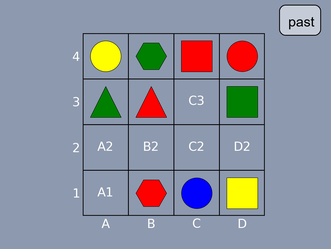
#> input picture Source/Visualize/2_past.png, 331 x 249 px, shrunk from 1200 x 900 before the run
$ python compile_panorama_img.py
#> lines starting #> are read from the running program, lines starting #| are printed output that depends on the picture
from PIL import Image

from visualization_utilities import add_action_text, add_background_to_transparent_images, load_params_from_json

def create_panorama_image(init_state_image_path, result_state_image_path, goal_state_image_path, output_path, white_bar_width=10, color_codes=None):
    """
    Create a panorama image by combining three images (initial state, result state, goal state)
    side by side with white bars in between.

    Args:
        init_state_image_path (str): Path to the initial state image.
        result_state_image_path (str): Path to the result state image.
        goal_state_image_path (str): Path to the goal state image.
        output_path (str): Path to save the combined panorama image.
        white_bar_width (int, optional): Width of the white bar separating images. Defaults to 10.
        color_codes (dict, optional): Dictionary containing RGB colors and text for annotations.
                                      Example format:
                                      {
                                          'start': {'rgb': (255, 255, 255), 'type': 'Start'},
                                          'last': {'rgb': (200, 200, 200), 'type': 'Last'},
                                          'goal_1': {'rgb': (150, 150, 150), 'type': 'Goal'}
                                      }
    """
    # Ensure color codes are provided
    if color_codes is None:
        color_codes = {
            'start': {'rgb': (255, 255, 255), 'type': 'Start'},
            'last': {'rgb': (200, 200, 200), 'type': 'Last'},
            'goal_1': {'rgb': (150, 150, 150), 'type': 'Goal'}
        }

    # Load and annotate images
    def prepare_image(image_path, annotation):
#> called with image_path = '2_past.png', annotation = 'start'
        return Image.open(image_path)
#> returned value is the input picture: PIL image 331x249 RGBA; mean R, G, B, A 140.2, 145.5, 158, 255

    init_image = prepare_image(init_state_image_path, 'start')
    result_image = prepare_image(result_state_image_path, 'last')
#> call 2 of prepare_image, with image_path = '2_current.png', annotation = 'last'
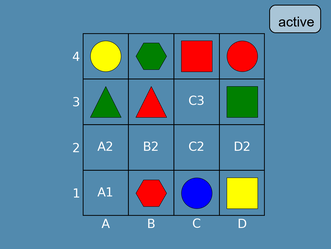
#> input picture Source/Visualize/2_current.png, 331 x 249 px, shrunk from 1200 x 900 before the run
#> in prepare_image, returned value is the input picture: PIL image 331x249 RGBA; mean R, G, B, A 88.6, 132.4, 158, 255
    goal_image = prepare_image(goal_state_image_path, 'goal_1')
#> call 3 of prepare_image, with image_path = '2_goal.png', annotation = 'goal_1'
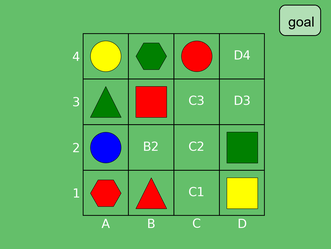
#> input picture Source/Visualize/2_goal.png, 331 x 249 px, shrunk from 1200 x 900 before the run
#> in prepare_image, returned value is the input picture: PIL image 331x249 RGBA; mean R, G, B, A 104.2, 178.9, 98.3, 255

    # Calculate combined dimensions
    combined_width = init_image.width + result_image.width + goal_image.width + 2 * white_bar_width
#> combined_width = 1013
    combined_height = max(init_image.height, result_image.height, goal_image.height)
#> combined_height = 249
    combined_frame = Image.new("RGBA", (combined_width, combined_height), (255, 255, 255, 255))
#> combined_frame: PIL image 1013x249 RGBA; every value is 255

    # Paste images side by side with white bars separating them
    combined_frame.paste(init_image, (0, 0))
    combined_frame.paste(result_image, (init_image.width + white_bar_width, 0))
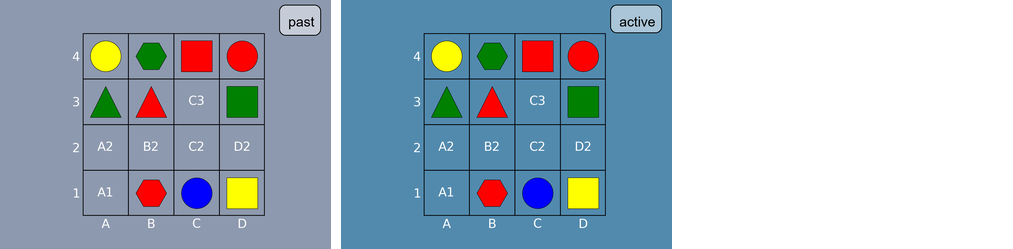
#> combined_frame: PIL image 1013x249 RGBA; mean R, G, B, A 163.1, 179.2, 191.6, 255
    combined_frame.paste(goal_image, (init_image.width + result_image.width + 2 * white_bar_width, 0))

    # Save the combined image
    combined_frame.save(output_path)
    print(f"Panorama image saved at: {output_path}")


from PIL import Image

def create_vertical_stack(image1_path, image2_path, output_path, white_bar_height=10):
    """
    Create a vertical stack of two images with a white bar separating them.

    Args:
        image1_path (str): Path to the first image (top image).
        image2_path (str): Path to the second image (bottom image).
        output_path (str): Path to save the combined vertical image.
        white_bar_height (int, optional): Height of the white bar separating images. Defaults to 10.
    """
#> called with image1_path = 'panorama_states_3D.png', image2_path = 'panorama_states_2D.png', output_path = 'vertical_stack.png', white_bar_height = 10
    # Load images
    image1 = Image.open(image1_path)
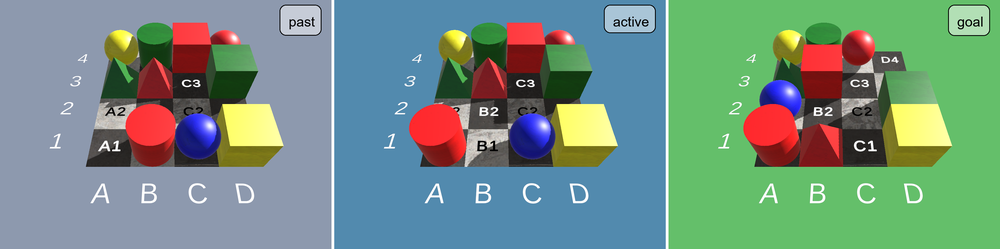
#> input picture Source/Visualize/panorama_states_3D.png, 1000 x 249 px, shrunk from 3620 x 900 before the run
#> image1 is the input picture: PIL image 1000x249 RGBA; mean R, G, B, A 115.5, 144.1, 130.8, 255
    image2 = Image.open(image2_path)
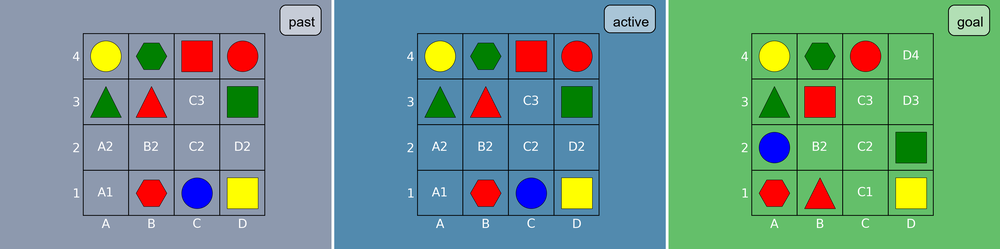
#> input picture Source/Visualize/panorama_states_2D.png, 1000 x 249 px, shrunk from 3620 x 900 before the run
#> image2 is the input picture: PIL image 1000x249 RGBA; mean R, G, B, A 111.8, 152.8, 138.8, 255

    # Calculate combined dimensions
    combined_width = max(image1.width, image2.width)
#> combined_width = 1000
    combined_height = image1.height + image2.height + white_bar_height
#> combined_height = 508

    # Create a blank canvas with a white background
    combined_frame = Image.new("RGBA", (combined_width, combined_height), (255, 255, 255, 255))
#> combined_frame: PIL image 1000x508 RGBA; every value is 255

    # Paste the first image at the top
    combined_frame.paste(image1, (0, 0))
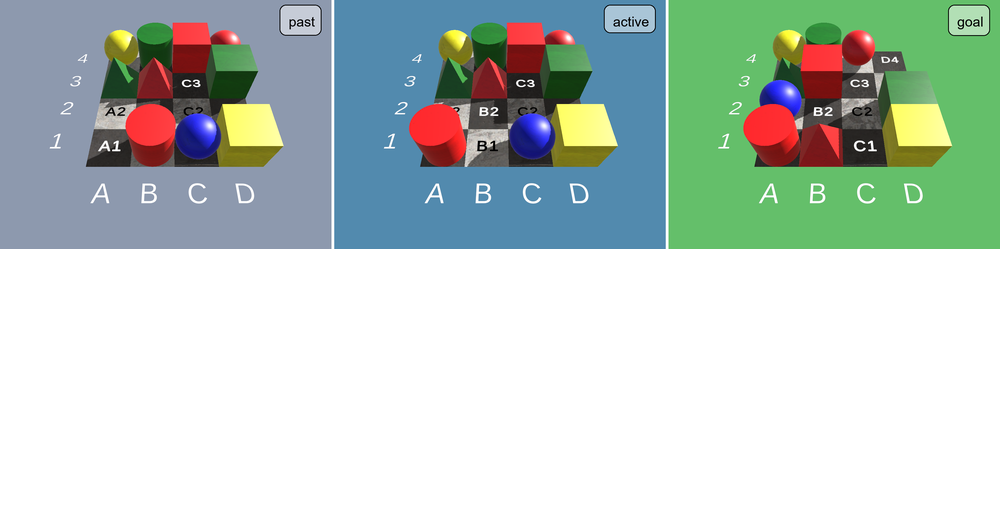
#> combined_frame: PIL image 1000x508 RGBA; mean R, G, B, A 186.6, 200.6, 194.1, 255

    # Paste the second image at the bottom, separated by the white bar
    combined_frame.paste(image2, (0, image1.height + white_bar_height))
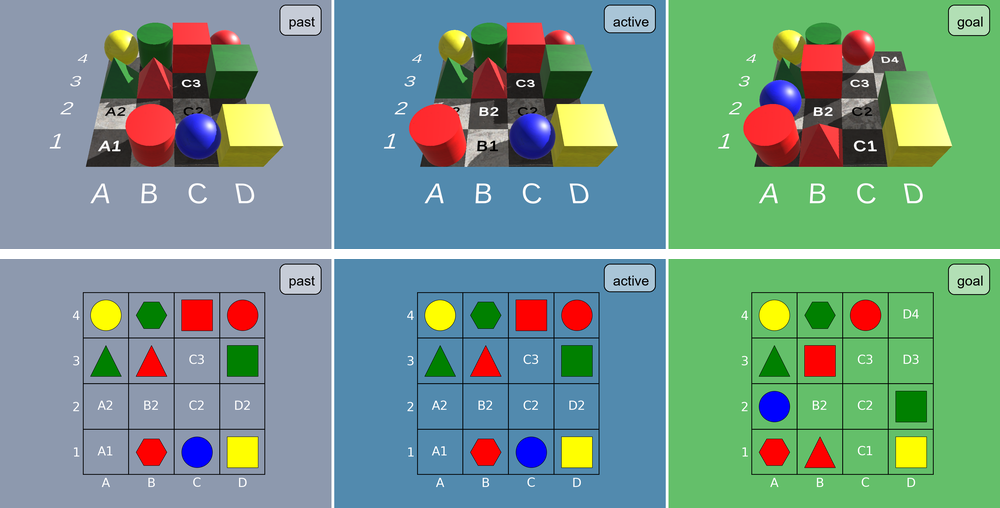
#> combined_frame: PIL image 1000x508 RGBA; mean R, G, B, A 116.4, 150.5, 137.2, 255

    # Save the combined image
    combined_frame.save(output_path)
    print(f"Vertical stacked image saved at: {output_path}")


if __name__ == "__main__":
    init_image_path = "2_past.png"
    result_image_path = "2_current.png"
    goal_image_path = "2_goal.png"
    output_image_path = "panorama_states.png"

    create_panorama_image(init_image_path, result_image_path, goal_image_path, output_image_path)


    image1_path = "panorama_states_3D.png"
    image2_path = "panorama_states_2D.png"
    output_image_path = "vertical_stack.png"

    create_vertical_stack(image1_path, image2_path, output_image_path)
